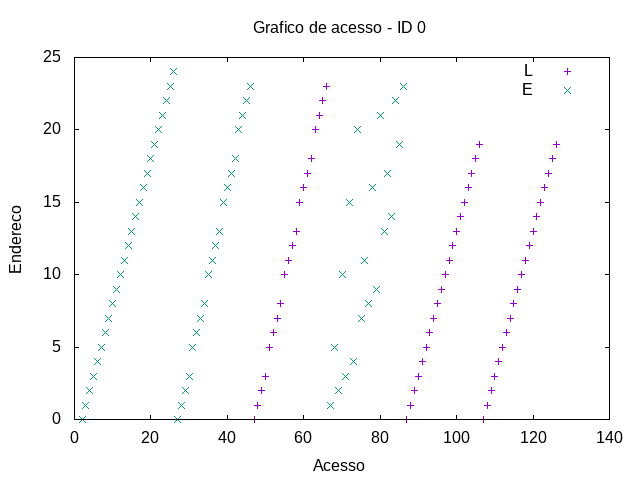

The gnuplot source for this figure:
set term png
set output "../out/transp-acesso-0.png"
set title "Grafico de acesso - ID 0"
set xlabel "Acesso"
set ylabel "Endereco"
plot "../out/transp-acesso-0-0.gpdat" u 2:4 w points t "L", "../out/transp-acesso-1-0.gpdat" u 2:4 w points t "E"
